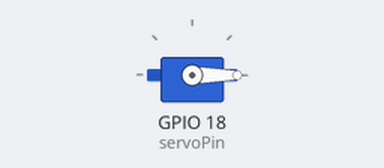
This sketch was run on a simulated ESP32. Parts: servo. What the sketch prints to the serial monitor is not drawn.

Above: at 0.05 s.
At 29.9 s:
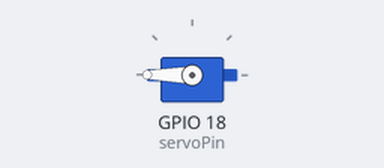
Timing chart, 0 to 39.0 s (numbered marks = the images above):
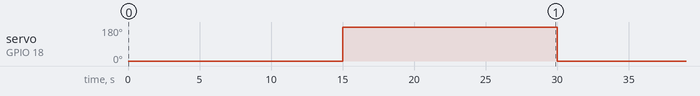

The sketch:

eyes.ino
```cpp
#include <ESP32Servo.h>


const int servoPin = 18;
Servo servo;
Servo myServo;
int x = 1;

void setup() {
  servo.attach(servoPin);
  Serial.begin(9600);
  servo.write(0);
}

void loop() {
  Serial.print(x);
  if (x == 1)
  {
    // For snape, this means side eye
    servo.write(0);
    x = 0;
    delay(15000);
  }
  else {
    // For snape, this means straight eye
    servo.write(180);
    x = 1;
    delay(15000);
  }
}
```

Measured:
- by itself, servo on GPIO 18 (servoPin): alternates 180° for 15.0 s and 0° for 15.0 s
